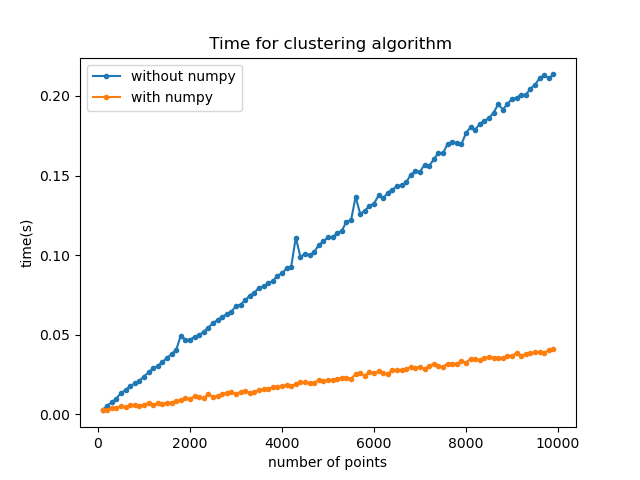

Reproduce this figure in Python.
from aigeanpy.clustering_numpy import cluster_num
from aigeanpy.clustering import cluster
import matplotlib.pyplot as plt
from timeit import default_timer as timer
import numpy as np
from random import *
from math import *
from pathlib import Path
import sys
import os
current_folder = Path(__file__).absolute().parent
new_wd = os.path.join(current_folder.parent)
os.chdir(new_wd)
sys.path.append(new_wd)


points_num = np.arange(100, 10000, 100)
t = np.zeros([len(points_num), 3])
i = 0
for num in points_num:
    f = np.random.random((num, 3))
    np.savetxt('new_sample.csv', f, delimiter=',')

    tic = timer()
    cluster('new_sample.csv', 3, 10)
    toc = timer()
    t[i, 0] = toc - tic

    tic = timer()
    cluster_num('new_sample.csv', 3, 10)
    toc = timer()
    t[i, 1] = toc - tic
    i = i+1

os.remove("new_sample.csv")

C, S = t[:, 0], t[:, 1]
plt.plot(points_num, C, marker='.', label='without numpy')
plt.plot(points_num, S, marker='.', label='with numpy')
plt.xlabel('number of points')
plt.ylabel('time(s)')
plt.title(' Time for clustering algorithm')
plt.legend()
os.chdir(current_folder)
plt.savefig('performance.png')
